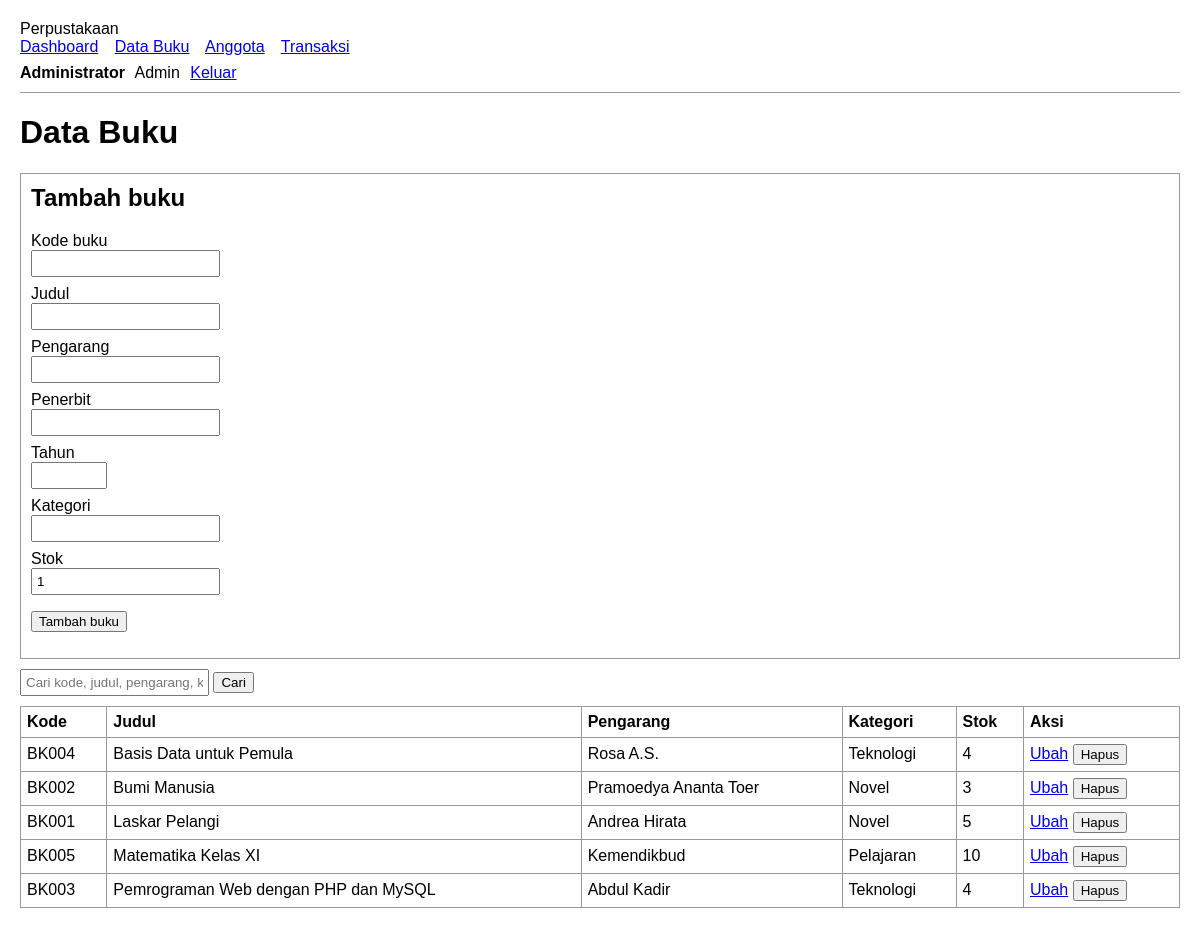
Page /admin/buku.php (signed in) on the committed database.
### tables this page shows
CREATE TABLE buku (
  id INT AUTO_INCREMENT PRIMARY KEY,
  kode_buku VARCHAR(20) NOT NULL UNIQUE,
  judul VARCHAR(150) NOT NULL,
  pengarang VARCHAR(100) NOT NULL,
  penerbit VARCHAR(100) DEFAULT NULL,
  tahun YEAR DEFAULT NULL,
  kategori VARCHAR(50) DEFAULT NULL,
  stok INT NOT NULL DEFAULT 0
);

### config.php (called while the page is built, shortened)
<?php
function e($s) { return htmlspecialchars((string)$s, ENT_QUOTES, 'UTF-8'); }

### admin/buku.php (the view, shortened to what this page needs)
<?php
require '../config.php';
$edit = null;
$q = trim($_GET['q'] ?? '');
$st = $pdo->prepare('SELECT * FROM buku WHERE kode_buku LIKE :q OR judul LIKE :q OR pengarang LIKE :q OR kategori LIKE :q ORDER BY judul');
$st->execute([':q' => "%$q%"]);
$rows = $st->fetchAll();
require '../includes/header.php';
?>
<div class="card">
  <h2 style="margin-top:0"><?= $edit ? 'Ubah buku' : 'Tambah buku' ?></h2>
  <form method="post">
    <div class="row">
      <div><label>Kode buku</label><input name="kode_buku" required value="<?= e($edit['kode_buku'] ?? '') ?>"></div>
      <div><label>Judul</label><input name="judul" required value="<?= e($edit['judul'] ?? '') ?>"></div>
      <div><label>Pengarang</label><input name="pengarang" required value="<?= e($edit['pengarang'] ?? '') ?>"></div>
      <div><label>Penerbit</label><input name="penerbit" value="<?= e($edit['penerbit'] ?? '') ?>"></div>
      <div><label>Tahun</label><input name="tahun" type="number" min="1900" max="2100" value="<?= e($edit['tahun'] ?? '') ?>"></div>
      <div><label>Kategori</label><input name="kategori" value="<?= e($edit['kategori'] ?? '') ?>"></div>
      <div><label>Stok</label><input name="stok" type="number" min="0" required value="<?= e($edit['stok'] ?? 1) ?>"></div>
    </div>
    <p><button type="submit"><?= $edit ? 'Simpan perubahan' : 'Tambah buku' ?></button>
    <?php if ($edit): ?> <a class="btn ghost" href="buku.php">Batal</a><?php endif; ?></p>
  </form>
</div>
<form class="search" method="get">
  <input name="q" placeholder="Cari kode, judul, pengarang, kategori" value="<?= e($q) ?>">
  <button type="submit">Cari</button>
</form>
<div class="tablewrap"><table>
  <tr><th>Kode</th><th>Judul</th><th>Pengarang</th><th>Kategori</th><th>Stok</th><th>Aksi</th></tr>
  <?php foreach ($rows as $r): ?>
  <tr>
    <td><?= e($r['kode_buku']) ?></td><td><?= e($r['judul']) ?></td><td><?= e($r['pengarang']) ?></td>
    <td><?= e($r['kategori']) ?></td><td><?= $r['stok'] ?></td>
    <td>
      <a class="btn sm ghost" href="?edit=<?= $r['id'] ?>">Ubah</a>
      <form class="inline" method="post" onsubmit="return confirm('Hapus buku ini?')">
        <button class="sm danger">Hapus</button>
      </form>
    </td>
  </tr>
  <?php endforeach; if (!$rows): ?><tr><td colspan="6" class="empty">Tidak ada buku yang cocok<?= $q ? ' dengan pencarian "' . e($q) . '"' : '. Tambahkan buku lewat form di atas' ?>.</td></tr><?php endif; ?>
</table></div>
<?php require '../includes/footer.php'; ?>

### assets/style.css (style rules this page uses)
body { font-family:Arial,sans-serif;margin:20px }
table { border-collapse:collapse;width:100% }
th,td { border:1px solid #999;padding:6px;text-align:left }
.tablewrap { overflow-x:auto }
form.inline { display:inline }
label { display:block;margin-top:8px }
input,select { padding:4px }
.row>div { margin-bottom:6px }
.stat,.tile,.card { border:1px solid #999;padding:10px;margin-bottom:10px;display:block;text-decoration:none;color:inherit }
.search { margin-bottom:10px }

### rows in the picture
buku: kode_buku "BK004", judul "Basis Data untuk Pemula", pengarang "Rosa A.S.", kategori "Teknologi", stok "4"
buku: kode_buku "BK002", judul "Bumi Manusia", pengarang "Pramoedya Ananta Toer", kategori "Novel", stok "3"
buku: kode_buku "BK001", judul "Laskar Pelangi", pengarang "Andrea Hirata", kategori "Novel", stok "5"
buku: kode_buku "BK005", judul "Matematika Kelas XI", pengarang "Kemendikbud", kategori "Pelajaran", stok "10"
buku: kode_buku "BK003", judul "Pemrograman Web dengan PHP dan MySQL", pengarang "Abdul Kadir", kategori "Teknologi", stok "4"

### other values in the picture
$label "Dashboard"
$label "Data Buku"
$label "Anggota"
$label "Transaksi"
$u['nama'] "Administrator"
$judul "Data Buku"
